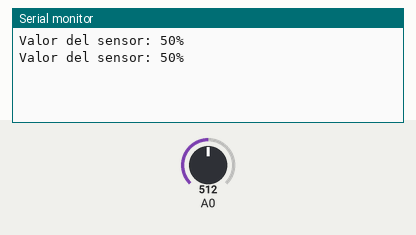
Recording of a sketch running on a simulated Arduino Uno, built with avr-gcc and run on an emulated ATmega328P. Shown: the last lines printed to the serial monitor. The inputs (shaded band) are chosen by the test bench; at power-on: A0 = 512.

Above: at 1.8 s.
1.9 s: A0 set to 716
At 2.8 s:
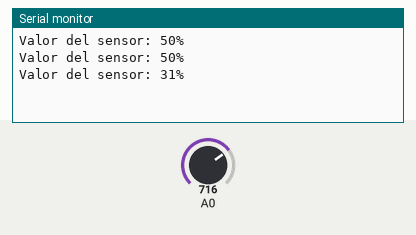
3.4 s: A0 set to 900
At 4.8 s:
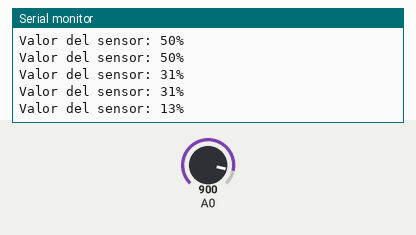
Timing chart, 0 to 6.4 s (numbered marks = the images above; inputs shaded):
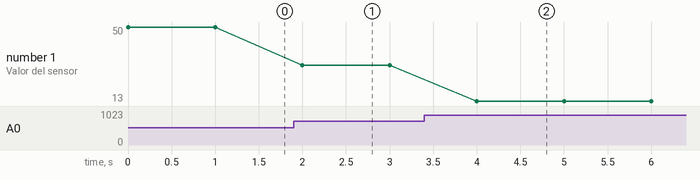

Measured:
- after the input at 1.9 s, the serial monitor: prints a new line after 0.10 s (image 1)
- after the input at 3.4 s, the serial monitor: prints a new line after 0.60 s (image 2)
- plotted number 1: 50 → 31 after the input at 1.9 s, 31 → 13 after the input at 3.4 s

The sketch:

sketch_jan16a.ino
```cpp
void setup() {
  Serial.begin(9600);
}

void loop() {
  int sensorValue = analogRead(A0);
  Serial.print("Valor del sensor: ");
  Serial.print(map(sensorValue, 0, 1023, 100, 0));
  Serial.print("%\n");
  delay(1000);
}
```
